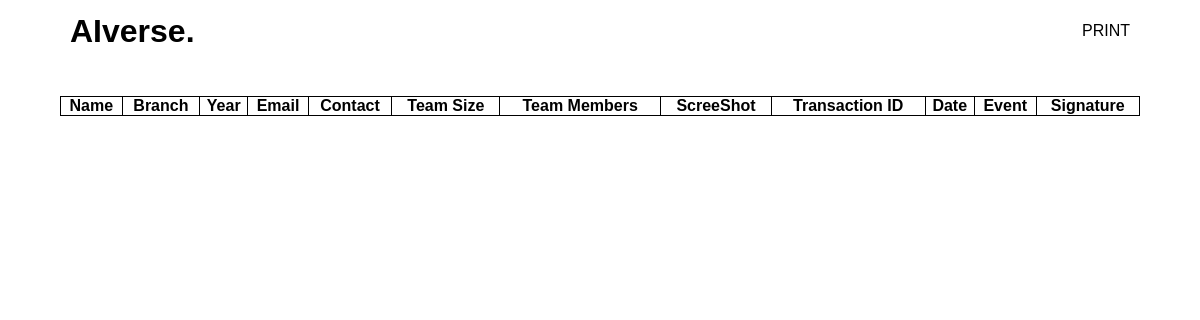
Before: /bb/ with the older database file.
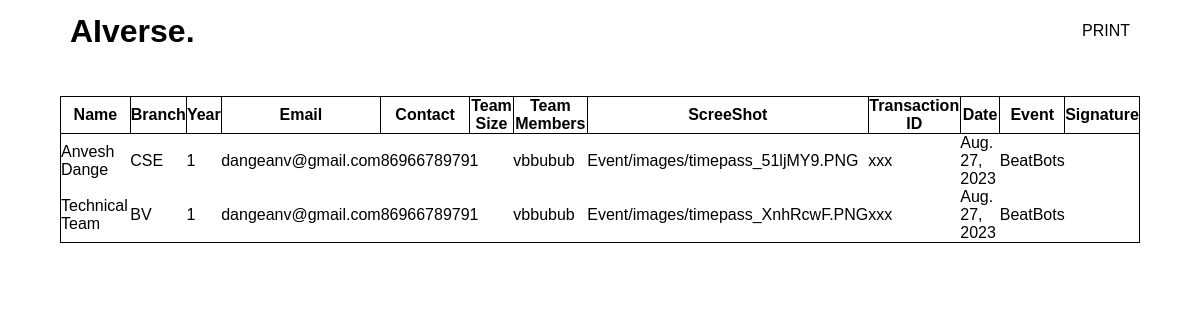
After: the same page with the newer database file.
### AIverse/models.py (models this page shows, shortened)
class AIverse(models.Model):
    Name = models.CharField(max_length=100)
    Event = models.CharField(max_length=30)
    Branch = models.CharField(max_length=100)
    Year = models.CharField(max_length=30)
    Email = models.EmailField(max_length=30)
    Contact = models.CharField(max_length=10)
    Team_Size = models.CharField(max_length=10)
    Team_member = models.CharField(max_length=100, null=True)
    Screenshot = models.ImageField(upload_to="Event/images", null=True)
    Transaction_ID = models.CharField(max_length=40)
    Date = models.DateField(auto_now_add=True)

### AIverse/views.py (the view)
# urls.py: path('bb/',views.bb_reg, name='bb_reg'),
def bb_reg(request):
    data = serializers.serialize("python", AIverse.objects.all().filter(Event="BeatBots"))
    dictionary_lol = {"data": data}
    return render(request, "event/bb_reg.html", dictionary_lol)

### AIverse/templates/event/bb_reg.html (shortened to what this page needs)
{% load static %}
<!DOCTYPE html>
<html lang="en">
<head>
    <link rel="stylesheet" href="{% static 'css/bb_reg.css' %}">
</head>
<body>
    <header class="navbar">
        <div class="header">
            <div id="logo">
                <a href="index.html">
                    <h1>AIverse.</h1>
                </a>
            </div>
            <div class="menu">
                <ul class='menu-links'>
                    <li><a href="#" onclick="window.print()">PRINT</a></li>
                </ul>
            </div>
        </div>
    </header>
    <table class="table">
        <tr>
            <th>Name</th>
            <th>Branch</th>
            <th>Year</th>
            <th>Email</th>
            <th>Contact</th>
            <th>Team Size</th>
            <th>Team Members</th>
            <th>ScreeShot</th>
            <th>Transaction ID</th>
            <th>Date</th>
            <th>Event</th>
            <th>Signature</th>
        </tr>
        {% for i in data %}
        <tr>
            <td>{{i.fields.Name}}</td>
            <td>{{i.fields.Branch}}</td>
            <td>{{i.fields.Year}}</td>
            <td>{{i.fields.Email}}</td>
            <td>{{i.fields.Contact}}</td>
            <td>{{i.fields.Team_Size}}</td>
            <td>{{i.fields.Team_member}}</td>
            <td>{{i.fields.Screenshot}}</td>
            <td>{{i.fields.Transaction_ID}}</td>
            <td>{{i.fields.Date}}</td>
            <td>{{i.fields.Event}}</td>
        </tr>
        {% endfor %}
    </table>
</body>
</html>

Changed rows visible on the page:
added AIverse: fields.Name "Anvesh Dange", fields.Branch "CSE", fields.Year "1", fields.Email "dangeanv@gmail.com", fields.Contact "8696678979", fields.Team_Size "1", fields.Team_member "vbbubub", fields.Screenshot "Event/images/timepass_51ljMY9.PNG", fields.Transaction_ID "xxx", fields.Date "Aug. 27, 2023", fields.Event "BeatBots"
added AIverse: fields.Name "Technical Team", fields.Branch "BV", fields.Year "1", fields.Email "dangeanv@gmail.com", fields.Contact "8696678979", fields.Team_Size "1", fields.Team_member "vbbubub", fields.Screenshot "Event/images/timepass_XnhRcwF.PNG", fields.Transaction_ID "xxx", fields.Date "Aug. 27, 2023", fields.Event "BeatBots"
